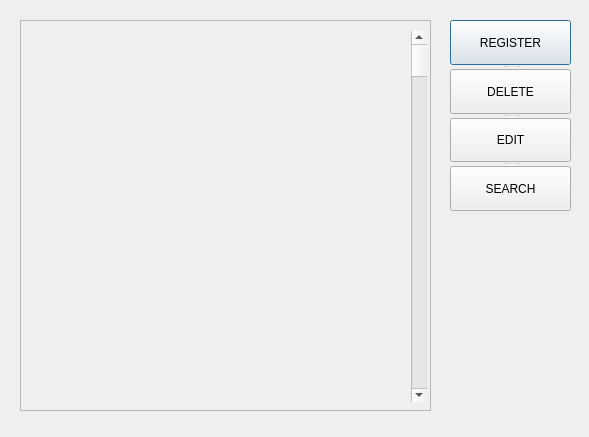
<?xml version="1.0" encoding="UTF-8"?>
<ui version="4.0">
 <class>Dialog</class>
 <widget class="QDialog" name="Dialog">
  <property name="geometry">
   <rect>
    <x>0</x>
    <y>0</y>
    <width>589</width>
    <height>437</height>
   </rect>
  </property>
  <property name="windowTitle">
   <string>Dialog</string>
  </property>
  <widget class="QScrollArea" name="scrollArea">
   <property name="geometry">
    <rect>
     <x>20</x>
     <y>20</y>
     <width>411</width>
     <height>391</height>
    </rect>
   </property>
   <property name="widgetResizable">
    <bool>true</bool>
   </property>
   <widget class="QWidget" name="scrollAreaWidgetContents">
    <property name="geometry">
     <rect>
      <x>0</x>
      <y>0</y>
      <width>409</width>
      <height>389</height>
     </rect>
    </property>
    <widget class="QScrollBar" name="verticalScrollBar">
     <property name="geometry">
      <rect>
       <x>390</x>
       <y>10</y>
       <width>16</width>
       <height>371</height>
      </rect>
     </property>
     <property name="orientation">
      <enum>Qt::Vertical</enum>
     </property>
    </widget>
   </widget>
  </widget>
  <widget class="QSplitter" name="splitter">
   <property name="geometry">
    <rect>
     <x>450</x>
     <y>20</y>
     <width>121</width>
     <height>191</height>
    </rect>
   </property>
   <property name="orientation">
    <enum>Qt::Vertical</enum>
   </property>
   <widget class="QPushButton" name="pushButton">
    <property name="text">
     <string>REGISTER</string>
    </property>
   </widget>
   <widget class="QPushButton" name="pushButton_2">
    <property name="text">
     <string>DELETE</string>
    </property>
   </widget>
   <widget class="QPushButton" name="pushButton_3">
    <property name="text">
     <string>EDIT</string>
    </property>
   </widget>
   <widget class="QPushButton" name="pushButton_4">
    <property name="text">
     <string>SEARCH</string>
    </property>
   </widget>
  </widget>
 </widget>
 <resources/>
 <connections/>
</ui>
